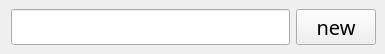
<?xml version="1.0" encoding="UTF-8"?>
<ui version="4.0">
 <class>newWorkspace</class>
 <widget class="QWidget" name="newWorkspace">
  <property name="geometry">
   <rect>
    <x>0</x>
    <y>0</y>
    <width>385</width>
    <height>46</height>
   </rect>
  </property>
  <property name="font">
   <font>
    <family>宋体</family>
    <pointsize>15</pointsize>
   </font>
  </property>
  <property name="windowTitle">
   <string>New Workspace</string>
  </property>
  <layout class="QHBoxLayout" name="horizontalLayout">
   <property name="topMargin">
    <number>9</number>
   </property>
   <property name="rightMargin">
    <number>9</number>
   </property>
   <property name="bottomMargin">
    <number>9</number>
   </property>
   <item>
    <widget class="QLineEdit" name="lineEdit"/>
   </item>
   <item>
    <widget class="QPushButton" name="pushButton">
     <property name="text">
      <string>new</string>
     </property>
    </widget>
   </item>
  </layout>
 </widget>
 <resources/>
 <connections/>
</ui>
